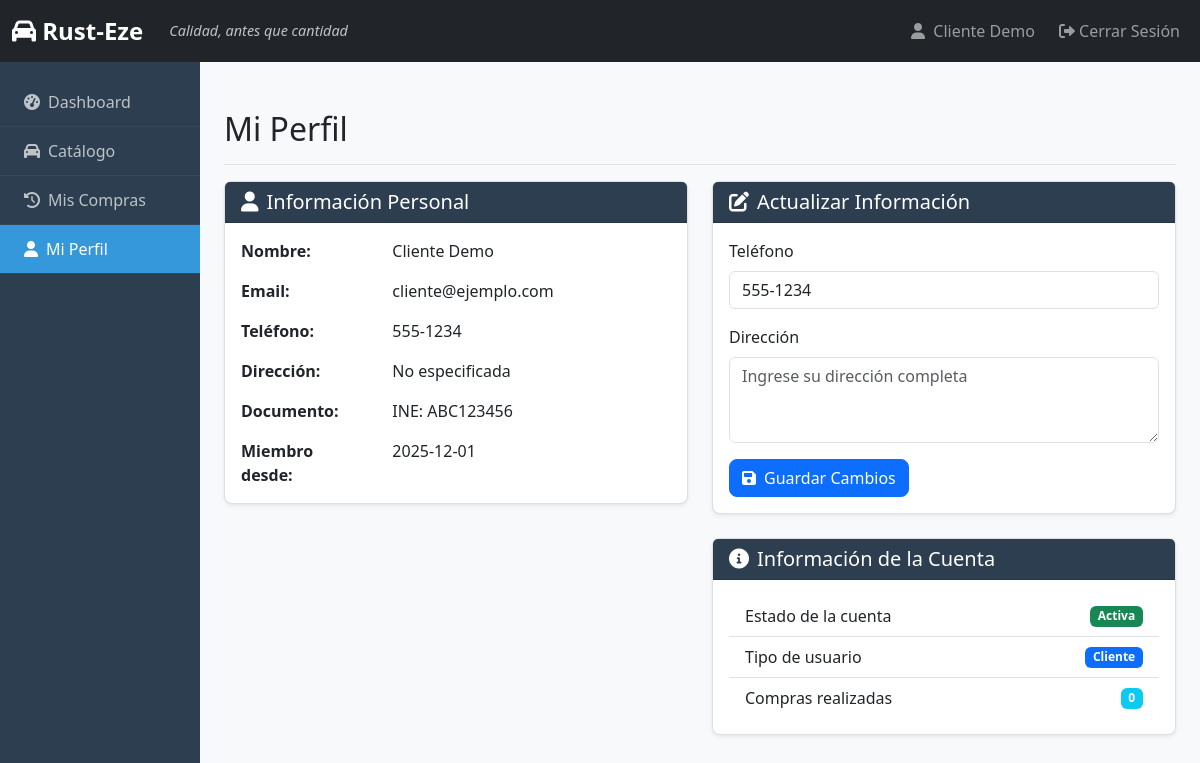
Page /client/perfil (signed in) on the committed database.
### tables this page shows
CREATE TABLE Clientes (
            cliente_id INTEGER PRIMARY KEY AUTOINCREMENT,
            nombre_completo TEXT NOT NULL,
            email TEXT UNIQUE NOT NULL,
            telefono TEXT,
            direccion TEXT,
            tipo_documento TEXT NOT NULL,
            numero_documento TEXT NOT NULL,
            password_hash TEXT NOT NULL,
            fecha_registro DATETIME DEFAULT CURRENT_TIMESTAMP,
            activo BOOLEAN DEFAULT 1
        );

### client/routes.py (the view)
@client_bp.route('/perfil')
@client_required
def perfil():
    cliente_id = session.get('user_id')
    try:
        cliente_data = execute_query("""
            SELECT cliente_id, nombre_completo, email, telefono, direccion,
                   tipo_documento, numero_documento, fecha_registro
            FROM Clientes
            WHERE cliente_id = ?
        """, (cliente_id,))
        cliente = cliente_data[0] if cliente_data else None
    except Exception as e:
        cliente = None
    return render_template('client/profile.html', cliente=cliente)

### utils/database.py (called while the page is built)
def get_db_connection():
    conn = sqlite3.connect('rusteze.db')
    conn.row_factory = sqlite3.Row
    return conn

def execute_query(query, params=None):
    conn = get_db_connection()
    try:
        cursor = conn.cursor()
        if params:
            cursor.execute(query, params)
        else:
            cursor.execute(query)
        if query.strip().upper().startswith('SELECT'):
            columns = [column[0] for column in cursor.description]
            results = []
            for row in cursor.fetchall():
                results.append(dict(zip(columns, row)))
            return results
        else:
            conn.commit()
            return {"success": True}
    except Exception as e:
        conn.rollback()
        raise e
    finally:
        conn.close()

### utils/database_sqlserver.py (called while the page is built)
    @staticmethod
    def close_connection(e=None):
        conn = g.pop('sqlserver_conn', None)
        if conn is not None:
            conn.close()
            logger.debug("🔌 Conexión SQL Server cerrada")

### utils/security.py (called while the page is built)
def client_required(f):
    @wraps(f)
    def decorated_function(*args, **kwargs):
        if 'user_id' not in session:
            flash('Por favor inicia sesión para acceder a esta página.', 'warning')
            return redirect(url_for('auth.login'))
        if session.get('es_administrador'):
            flash('Esta área es exclusiva para clientes.', 'info')
            return redirect(url_for('admin.dashboard'))
        return f(*args, **kwargs)
    return decorated_function

### templates/client/profile.html (shortened to what this page needs)
{% extends "layouts/client_base.html" %}
{% block client_content %}
<div class="d-flex justify-content-between flex-wrap flex-md-nowrap align-items-center pt-3 pb-2 mb-3 border-bottom">
    <h1 class="h2">Mi Perfil</h1>
</div>
<div class="row">
    <div class="col-md-6">
        <div class="card">
            <div class="card-header">
                <h5 class="card-title mb-0"><i class="fas fa-user me-2"></i>Información Personal</h5>
            </div>
            <div class="card-body">
                {% if cliente %}
                <div class="row mb-3">
                    <div class="col-sm-4 fw-bold">Nombre:</div>
                    <div class="col-sm-8">{{ cliente.nombre_completo }}</div>
                </div>
                <div class="row mb-3">
                    <div class="col-sm-4 fw-bold">Email:</div>
                    <div class="col-sm-8">{{ cliente.email }}</div>
                </div>
                <div class="row mb-3">
                    <div class="col-sm-4 fw-bold">Teléfono:</div>
                    <div class="col-sm-8">{{ cliente.telefono or 'No especificado' }}</div>
                </div>
                <div class="row mb-3">
                    <div class="col-sm-4 fw-bold">Dirección:</div>
                    <div class="col-sm-8">{{ cliente.direccion or 'No especificada' }}</div>
                </div>
                <div class="row mb-3">
                    <div class="col-sm-4 fw-bold">Documento:</div>
                    <div class="col-sm-8">{{ cliente.tipo_documento }}: {{ cliente.numero_documento }}</div>
                </div>
                <div class="row">
                    <div class="col-sm-4 fw-bold">Miembro desde:</div>
                    <div class="col-sm-8">{{ cliente.fecha_registro[:10] }}</div>
                </div>
                {% else %}
                <p class="text-muted">No se pudo cargar la información del perfil.</p>
                {% endif %}
            </div>
        </div>
    </div>
    <div class="col-md-6">
        <div class="card">
            <div class="card-header">
                <h5 class="card-title mb-0"><i class="fas fa-edit me-2"></i>Actualizar Información</h5>
            </div>
            <div class="card-body">
                <form id="formActualizarPerfil">
                    <div class="mb-3">
                        <label class="form-label">Teléfono</label>
                        <input type="tel" class="form-control" name="telefono"
                               value="{{ cliente.telefono or '' }}"
                               placeholder="Ingrese su teléfono">
                    </div>
                    <div class="mb-3">
                        <label class="form-label">Dirección</label>
                        <textarea class="form-control" name="direccion" rows="3"
                                  placeholder="Ingrese su dirección completa">{{ cliente.direccion or '' }}</textarea>
                    </div>
                    <button type="button" class="btn btn-primary" onclick="actualizarPerfil()">
                        <i class="fas fa-save me-2"></i>Guardar Cambios
                    </button>
                </form>
            </div>
        </div>
        <div class="card mt-4">
            <div class="card-header">
                <h5 class="card-title mb-0"><i class="fas fa-info-circle me-2"></i>Información de la Cuenta</h5>
            </div>
            <div class="card-body">
                <div class="list-group list-group-flush">
                    <div class="list-group-item d-flex justify-content-between align-items-center">
                        Estado de la cuenta
                        <span class="badge bg-success">Activa</span>
                    </div>
                    <div class="list-group-item d-flex justify-content-between align-items-center">
                        Tipo de usuario
                        <span class="badge bg-primary">Cliente</span>
                    </div>
                    <div class="list-group-item d-flex justify-content-between align-items-center">
                        Compras realizadas
                        <span class="badge bg-info">{{ compras|length if compras else 0 }}</span>
                    </div>
                </div>
            </div>
        </div>
    </div>
</div>
{% endblock %}

### templates/layouts/client_base.html (shortened to what this page needs)
{% extends "layouts/admin_base.html" %}

### templates/layouts/admin_base.html (shortened to what this page needs)
<!DOCTYPE html>
<html lang="es">
<head>
    <link href="https://cdn.jsdelivr.net/npm/bootstrap@5.3.0/dist/css/bootstrap.min.css" rel="stylesheet">
    <link href="https://cdnjs.cloudflare.com/ajax/libs/font-awesome/6.0.0/css/all.min.css" rel="stylesheet">
    <link href="{{ url_for('static', filename='css/styles.css') }}" rel="stylesheet">
</head>
<body>
    <nav class="navbar navbar-expand-lg navbar-dark bg-dark">
        <div class="container-fluid">
            <a class="navbar-brand" href="{{ url_for('client.dashboard') }}">
                <i class="fas fa-car"></i> Rust-Eze
            </a>
            <span class="navbar-text slogan">Calidad, antes que cantidad</span>
            <div class="navbar-nav ms-auto">
                <span class="navbar-text me-3">
                    <i class="fas fa-user me-1"></i> {{ session.user_name }}
                </span>
                <a class="nav-link" href="{{ url_for('auth.logout') }}">
                    <i class="fas fa-sign-out-alt"></i> Cerrar Sesión
                </a>
            </div>
        </div>
    </nav>
    <div class="container-fluid">
        <div class="row">
            <nav class="col-md-3 col-lg-2 sidebar d-md-block">
                <div class="position-sticky pt-3">
                    <ul class="nav flex-column">
                        <li class="nav-item">
                            <a class="nav-link {% if request.endpoint == 'client.dashboard' %}active{% endif %}"
                               href="{{ url_for('client.dashboard') }}">
                                <i class="fas fa-tachometer-alt me-2"></i>Dashboard
                            </a>
                        </li>
                        <li class="nav-item">
                            <a class="nav-link {% if request.endpoint == 'client.catalogo' %}active{% endif %}"
                               href="{{ url_for('client.catalogo') }}">
                                <i class="fas fa-car me-2"></i>Catálogo
                            </a>
                        </li>
                        <li class="nav-item">
                            <a class="nav-link {% if request.endpoint == 'client.historial_compras' %}active{% endif %}"
                               href="{{ url_for('client.historial_compras') }}">
                                <i class="fas fa-history me-2"></i>Mis Compras
                            </a>
                        </li>
                        <li class="nav-item">
                            <a class="nav-link {% if request.endpoint == 'client.perfil' %}active{% endif %}"
                               href="{{ url_for('client.perfil') }}">
                                <i class="fas fa-user me-2"></i>Mi Perfil
                            </a>
                        </li>
                    </ul>
                </div>
            </nav>
            <main class="col-md-9 ms-sm-auto col-lg-10 px-md-4 main-content">
                {% block client_content %}{% endblock %}
            </main>
        </div>
    </div>
</body>
</html>

### static/css/styles.css (style rules this page uses)
:root { --primary-color: #2c3e50; --secondary-color: #3498db; --accent-color: #e74c3c; --light-color: #ecf0f1; --dark-color: #2c3e50; --success-color: #27ae60; --warning-color: #f39c12; --danger-color: #e74c3c; }
body { font-family: 'Segoe UI', Tahoma, Geneva, Verdana, sans-serif; background-color: #f8f9fa; margin: 0; padding: 0; }
.navbar-brand { font-weight: bold; font-size: 1.5rem; }
.slogan { font-style: italic; color: #bdc3c7 !important; margin-left: 10px; font-size: 0.9rem; }
.card { box-shadow: 0 0.125rem 0.25rem rgba(0, 0, 0, 0.075); border: 1px solid rgba(0, 0, 0, 0.125); margin-bottom: 1rem; border-radius: 0.5rem; }
.card-header { background-color: var(--primary-color); color: white; font-weight: bold; border-bottom: 1px solid rgba(0, 0, 0, 0.125); }
.sidebar { background-color: var(--primary-color); color: white; min-height: calc(100vh - 56px); padding: 0; }
.sidebar .nav-link { color: #bdc3c7; padding: 0.75rem 1.5rem; border-bottom: 1px solid #34495e; transition: all 0.3s; }
.sidebar .nav-link.active { color: white; background-color: var(--secondary-color); }
.main-content { padding: 2rem; background-color: #f8f9fa; min-height: calc(100vh - 56px); }
.btn { border-radius: 0.5rem; font-weight: 500; }

### rows in the picture
Clientes: user_name "Cliente Demo", nombre_completo "Cliente Demo", email "cliente@ejemplo.com", telefono "555-1234", tipo_documento "INE", numero_documento "ABC123456", fecha_registro "2025-12-01"

### other values in the picture
{{ cliente.direccion or 'No especificada' }} "No especificada"
{{ compras|length if compras else 0 }} "0"
